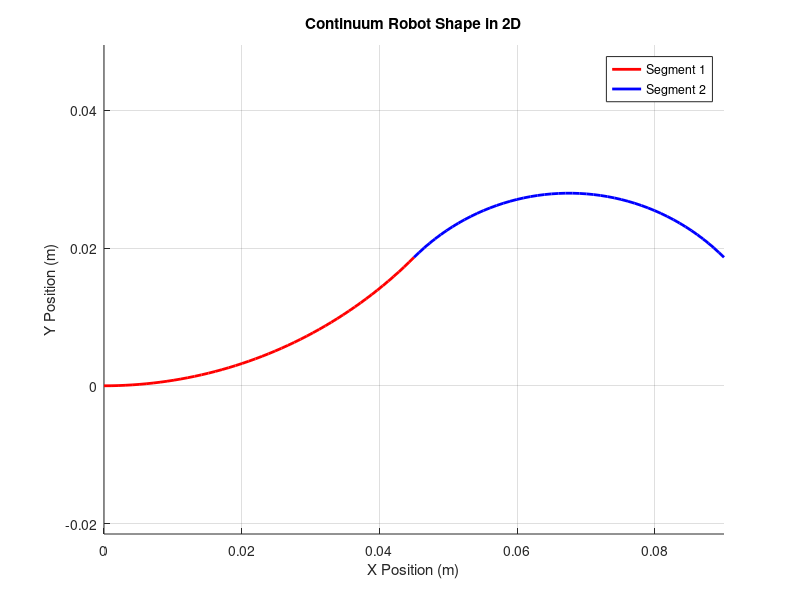

Recreate this plot in MATLAB.
%% MATLAB Script: Elastic Potential Energy for Piecewise Curvature (2D)
% This script calculates the total elastic potential energy of a
% continuum robot in 2D with multiple bending segments, assuming each
% segment follows a constant curvature (C-shape, S-shape, J-shape, etc.).

clear; clc;

%% Define Segment Properties
% Number of bending segments
num_segments = 2; % Change to 1 for single C-shape, 2 for S-shape, etc.

% Define bending stiffness (EI) for each segment
EI = [5e-3, 5e-3]; % Adjust based on material properties (Nm^2)

% Define lengths of each bending segment (m)
L = [0.05, 0.05]; % Adjust for each segment

% Define total bending angles for each segment (radians)
theta = [pi/4, -pi/2]; % Example: S-shape with opposite curvatures

%% Compute Elastic Potential Energy for Each Segment
elastic_energy = zeros(1, num_segments);
for i = 1:num_segments
    kappa = theta(i) / L(i); % Compute curvature
    elastic_energy(i) = 0.5 * EI(i) * (kappa^2) * L(i); % Compute elastic energy
end

%% Compute Total Elastic Potential Energy
total_energy = sum(elastic_energy);

%% Display Results
fprintf('Elastic Potential Energy per Segment (J):\n');
disp(elastic_energy);
fprintf('Total Elastic Potential Energy (J): %.6f\n', total_energy);

%% Visualization (Ensuring Continuity Between Segments)
figure; hold on;
colors = ['r', 'b']; % Colors for segments
x0 = 0; y0 = 0; % Starting position
angle_accumulated = 0; % Track accumulated angle to ensure continuity

t = linspace(0, 1, 50); % Parameter for arc plotting
for i = 1:num_segments
    % Compute arc shape using circular arc formula
    R = L(i) / theta(i); % Radius of curvature
    x = x0 + R * (sin(angle_accumulated + theta(i) * t) - sin(angle_accumulated));
    y = y0 + R * (cos(angle_accumulated) - cos(angle_accumulated + theta(i) * t));
    plot(x, y, colors(i), 'LineWidth', 2);
    x0 = x(end);
    y0 = y(end);
    angle_accumulated = angle_accumulated + theta(i); % Ensure continuity
end

grid on;
axis equal;
title('Continuum Robot Shape in 2D');
xlabel('X Position (m)');
ylabel('Y Position (m)');
legend('Segment 1', 'Segment 2');